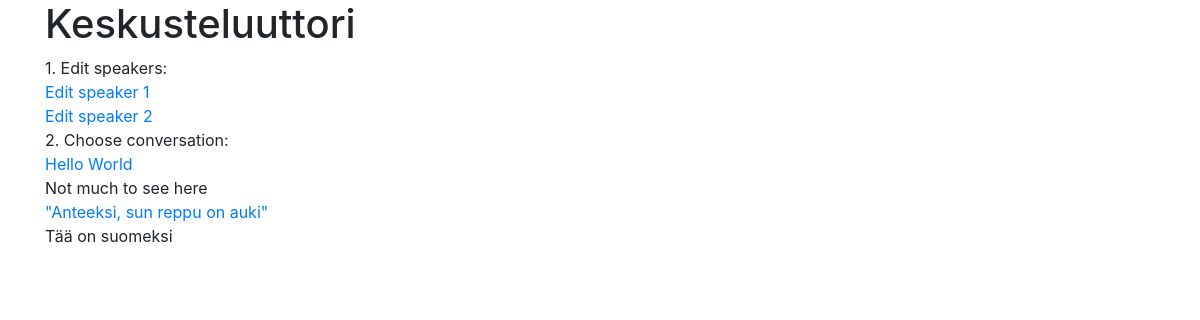
The page / on the database its author committed.
### chat/models.py (models this page shows, shortened)
class RememberDates(models.Model):
    insert_date=models.DateTimeField(auto_now_add=True)
    update_date=models.DateTimeField(auto_now=True)
    class Meta:
        abstract = True

class Conversation(RememberDates):
    name=models.CharField(max_length=200, blank=True)
    description=models.TextField(blank=True)

### chat/views.py (the view)
# urls.py: path('', views.index, name='index'),
def index(request):
    return main(request)

### chat/views.py (called while the page is built)
def main(request):
    data={}
    conversations=Conversation.objects.all()
    data['conversations']=conversations
    return render(request, 'chat/main.html', data)

### chat/templates/chat/main.html
{% extends "./master.html" %}
{% block maincontent %}
<div class="container">
  <h1 class="title">Keskusteluuttori</h1>
  <div id="speakers_menu">
    1. Edit speakers:
    <div class="menu_item">
      <a href="speaker/1" class="link">Edit speaker 1</a>
    </div>
    <div class="menu_item">
      <a href="speaker/2" class="link">Edit speaker 2</a>
    </div>
  </div>
  <div id="conversations_menu">
    2. Choose conversation:
    {% for conversation in conversations %}
      <div class="menu_item">
        <a href="chat/{{conversation.pk}}" class="link">{{conversation.name}}</a>
        {% if conversation.description %}
          <br/>{{conversation.description}}
        {% endif %}
      </div>
    {% endfor %}
  </div>
</div>
{% endblock %}

### rows shown on the page
Conversation: name "Hello World", description "Not much to see here"
Conversation: name "\"Anteeksi, sun reppu on auki\"", description "Tää on suomeksi"
